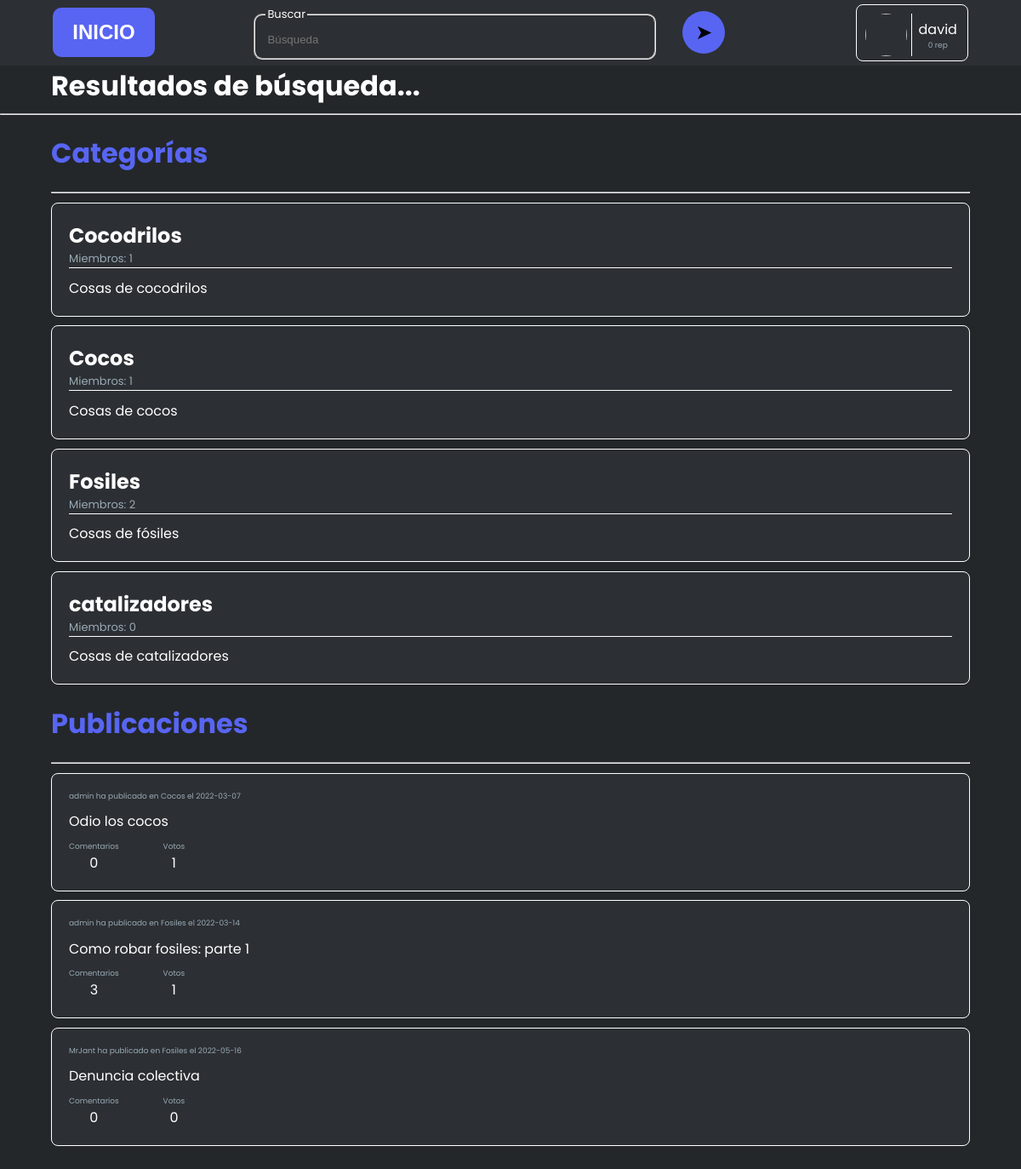
The page /sitio/search/index.php (signed in) on the database its author committed.
### tables this page shows
CREATE TABLE `categorias` (
  `id` int(11) NOT NULL AUTO_INCREMENT,
  `nombre` varchar(16) DEFAULT NULL,
  `descripcion` varchar(255) DEFAULT NULL,
  `propietario` varchar(16) DEFAULT NULL,
  `fecha_creacion` date DEFAULT current_timestamp(),
  PRIMARY KEY (`id`),
  KEY `propietario` (`propietario`),
  CONSTRAINT `categorias_ibfk_1` FOREIGN KEY (`propietario`) REFERENCES `usuarios` (`alias`) ON DELETE CASCADE
);

CREATE TABLE `articulos` (
  `id` int(11) NOT NULL AUTO_INCREMENT,
  `titulo` varchar(150) DEFAULT NULL,
  `contenido` longtext DEFAULT NULL,
  `op` varchar(16) DEFAULT NULL,
  `categoria` int(11) DEFAULT NULL,
  `fecha_publicacion` date DEFAULT current_timestamp(),
  PRIMARY KEY (`id`),
  KEY `op` (`op`),
  KEY `categoria` (`categoria`),
  CONSTRAINT `articulos_ibfk_1` FOREIGN KEY (`op`) REFERENCES `usuarios` (`alias`) ON DELETE CASCADE,
  CONSTRAINT `articulos_ibfk_2` FOREIGN KEY (`categoria`) REFERENCES `categorias` (`id`) ON DELETE CASCADE
);

### sitio/search/index.php (the view, shortened to what this page needs)
<!DOCTYPE html><html lang="es">
<head>
    <link rel="stylesheet" href="resources/styles.css">
</head>
<body>
    <?php
        require_once("../../conexion/utils.php");
        $busqueda = $_POST['buscar'];
        if(!isset($con)) $con = new mysqli("localhost", "root", "", "Scope");
    ?>
    <div id="header">
        <div class="inicio">
            <button class="btn btnInicio" onclick="location.href='../home'">INICIO</button>
        </div>
        <form id='formBuscar' class="busqueda" method='post' action="../search/">
            <div id="divFieldset">
                <fieldset id="fieldsetBuscar">
                    <legend>Buscar</legend>
                    <input type="text" class="input buscar" id="buscar" name="buscar" placeholder="Búsqueda">
                </fieldset>
            </div>
            <button type="button" class='btn btnBuscar' id='btnBuscar'>
                ➤
            </button>
        </form>
        <div class="perfil">
            <img id="fotoPerfil">
            <div class="alias">
                <?php echo $_SESSION['user']['alias']; ?>
                <div class="rep"><?php
                    $res = $con->query("SELECT (SELECT COUNT(*) FROM votosxarticulos WHERE art IN (SELECT id FROM articulos WHERE op='".$_SESSION['user']['alias']."') AND positivo=1) - (SELECT COUNT(*) FROM votosxarticulos WHERE art IN (SELECT id FROM articulos WHERE op='".$_SESSION['user']['alias']."') AND positivo=0) as rep");
                    $rep = mysqli_fetch_assoc($res);
                    echo $rep['rep'];
                ?> rep</div>
            </div>
        </div>
    </div>
    <h1 class="head">Resultados de búsqueda...</h1>
    <hr/>
    <div class="resultado">
        <div class="categorias">
            <h1>Categorías</h1>
            <hr/>
            <?php
                $res = $con->query("SELECT * FROM categorias WHERE nombre LIKE '%".$busqueda."%'");
                if($res->num_rows < 1) echo "No se han encontrado categorías...";
                else{
                    while ($row = mysqli_fetch_assoc($res)) $categorias[] = $row;
                    for ($i = 0; $i < count($categorias); $i++){
                        $res = $con->query("SELECT * FROM usuariosxcategorias WHERE idCat = ".$categorias[$i]['id']);
                        $categorias[$i]['nSeguidores'] = $res->num_rows;
                        echo "<div class='categoria' id='".$categorias[$i]['id']."'>
                            <div class='nombre'>".$categorias[$i]['nombre']."</div>
                            <div class='nSeguidores'>Miembros: ".$categorias[$i]['nSeguidores']."</div>
                            <div class='descripcion'>"; if ($categorias[$i]['descripcion'] == "") echo "(Sin descripción)"; else echo base64_decode($categorias[$i]['descripcion']); echo "</div>
                        </div>";
                    }
                }
            ?>
        </div>
        <div class="articulos">
            <h1>Publicaciones</h1>
            <hr/>
            <?php
                $res = $con->query("SELECT * FROM articulos WHERE titulo LIKE '%".$busqueda."%'");
                if($res->num_rows < 1) echo "No se han encontrado publicaciones...";
                else{
                    while ($row = mysqli_fetch_assoc($res)) $publicaciones[] = $row;
                    for ($i = 0; $i < count($publicaciones); $i++){
                        $res = $con->query("SELECT * FROM comentarios WHERE articulo = ".$publicaciones[$i]['id']);
                        $comentarios = $res->num_rows;
                        $publicaciones[$i]['nComentarios'] = $comentarios;
                        $res = $con->query("SELECT nombre FROM categorias WHERE id = ".$publicaciones[$i]['categoria']);
                        $nombreCat = mysqli_fetch_assoc($res);
                        $publicaciones[$i]['nombreCat'] = $nombreCat['nombre'];
                        $res = $con->query("SELECT (SELECT COUNT(*) FROM votosxarticulos WHERE positivo=1 AND art=".$publicaciones[$i]['id'].") - (SELECT COUNT(*) FROM votosxarticulos WHERE positivo=0 AND art=".$publicaciones[$i]['id'].") AS votos");
                        $votos = mysqli_fetch_assoc($res);
                        $publicaciones[$i]['votos'] = $votos['votos'];
                        echo "<div class='articulo' id='".$publicaciones[$i]['id']."'>
                            <div class='nombreCat'>".$publicaciones[$i]['op']." ha publicado en ".$publicaciones[$i]['nombreCat']." el ".$publicaciones[$i]['fecha_publicacion']."</div>
                            <div>".
                                $publicaciones[$i]['titulo']
                                ."
                                <div class='artAside'>
                                    <div class='comentarios'>
                                        <div>Comentarios</div>
                                        <div>".$publicaciones[$i]['nComentarios']."</div>
                                    </div>
                                    <div class='votos'>
                                        <div>Votos</div>
                                        <div>".$publicaciones[$i]['votos']."</div>
                                    </div>
                                </div>
                            </div>
                        </div>";
                    }
                }
            ?>
        </div>
    </div>
</body>
</html>

### sitio/search/resources/styles.css (style rules this page uses)
html, body { width: 100vw; height: 100vh; overflow: auto; }
body { margin: 0; padding: 0; background-color: #23272A; font-family: "Poppins", Arial, Sans-Serif; color: white; }
.btn { padding-top: 6%; padding-bottom: 6%; width: 100%; border: none; border-radius: 10px; background-color: rgb(88, 101, 242); cursor: pointer; }
fieldset { cursor: text; text-align: start; border-radius: 10px; }
fieldset > legend { font-size: small; }
.input { border: none; background: transparent; width: 100%; height: 100%; }
#header { display: flex; flex-wrap: nowrap; flex-direction: row; justify-content: space-around; align-items: center; background-color: #2C2F33; padding: .3em; }
.inicio { font-weight: 700; text-align: center; width: 10%; min-width: 120px; }
.perfil { cursor: pointer; border: 1px solid white; border-radius: .5em; display: flex; flex-direction: row; width: 120px; height: 55px; padding: 5px; }
.perfil img { display: inline-block; width: 50px; height: 50px; border-radius: 50%; margin: 5px; }
.alias { width: 50px; height: 50px; display: flex; align-items: center; justify-content: center; flex-direction: column; margin: 5px; margin-left: 0px; padding-left: 5px; border-left: 1px solid white; }
.rep { text-align: center; width: 100%; color: #99AAB5; font-size: xx-small; }
.btnInicio { padding: 15px; color: white; font-weight: 600; font-size: x-large; }
.articulos { width: 100%; }
.articulo, .categoria { padding: 20px; cursor: pointer; max-width: 100%; margin-top: 1%; margin-bottom: 1%; border-radius: .5em; border: 1px solid white; background-color: #2C2F33; display: flex; flex-wrap: nowrap; flex-direction: column; justify-content: space-between; align-items: flex-start; }
.articulo > div:nth-child(2) { display: flex; flex-wrap: nowrap; justify-content: space-between; flex-direction: column; width: 100%; }
.artAside { margin-top: 1%; display: flex; flex-wrap: nowrap; flex-direction: row; align-items: flex-start; }
.votos, .comentarios { display: flex; flex-direction: column; flex-wrap: nowrap; }
.votos div:first-child, .comentarios div:first-child { color: #99AAB5; font-size: xx-small; }
.votos div:last-child, .comentarios div:last-child { text-align: center; }
.nombreCat { color: #99AAB5; font-size: xx-small; width: 100%; margin-bottom: 1%; }
.comentarios { margin-right: 5%; }
.btnBuscar { margin-left: 5%; border-radius: 50%; font-size: x-large; padding: 1%; width: 50px; height: 50px; display: flex; justify-content: center; align-items: center; }
.busqueda { width: 50%; display: flex; flex-direction: row; align-items: center; }
#divFieldset { width: 80%; }
#buscar { color: white; }
.resultado, .head { margin: 5%; margin-top: 0; margin-bottom: 0; }
.categoria .nombre { font-weight: bold; font-size: x-large; }
.categoria .nSeguidores { color: #99AAB5; font-size: small; border-bottom: 1px solid white; width: 100%; margin-bottom: 1%; }
.resultado h1 { color: rgb(88, 101, 242); }

### rows shown on the page
categorias: nombre "Cocodrilos", nSeguidores "1", descripcion "Cosas de cocodrilos"
categorias: nombre "Cocos", nSeguidores "1", descripcion "Cosas de cocos"
categorias: nombre "Fosiles", nSeguidores "2", descripcion "Cosas de fósiles"
categorias: nombre "catalizadores", nSeguidores "0", descripcion "Cosas de catalizadores"
articulos: op "admin", nombreCat "Cocos", fecha_publicacion "2022-03-07", titulo "Odio los cocos", nComentarios "0", votos "1"
articulos: op "admin", nombreCat "Fosiles", fecha_publicacion "2022-03-14", titulo "Como robar fosiles: parte 1", nComentarios "3", votos "1"
articulos: op "MrJant", nombreCat "Fosiles", fecha_publicacion "2022-05-16", titulo "Denuncia colectiva", nComentarios "0", votos "0"

### other values the page prints
$_SESSION['user']['alias'] "david"
$rep['rep'] "0"
